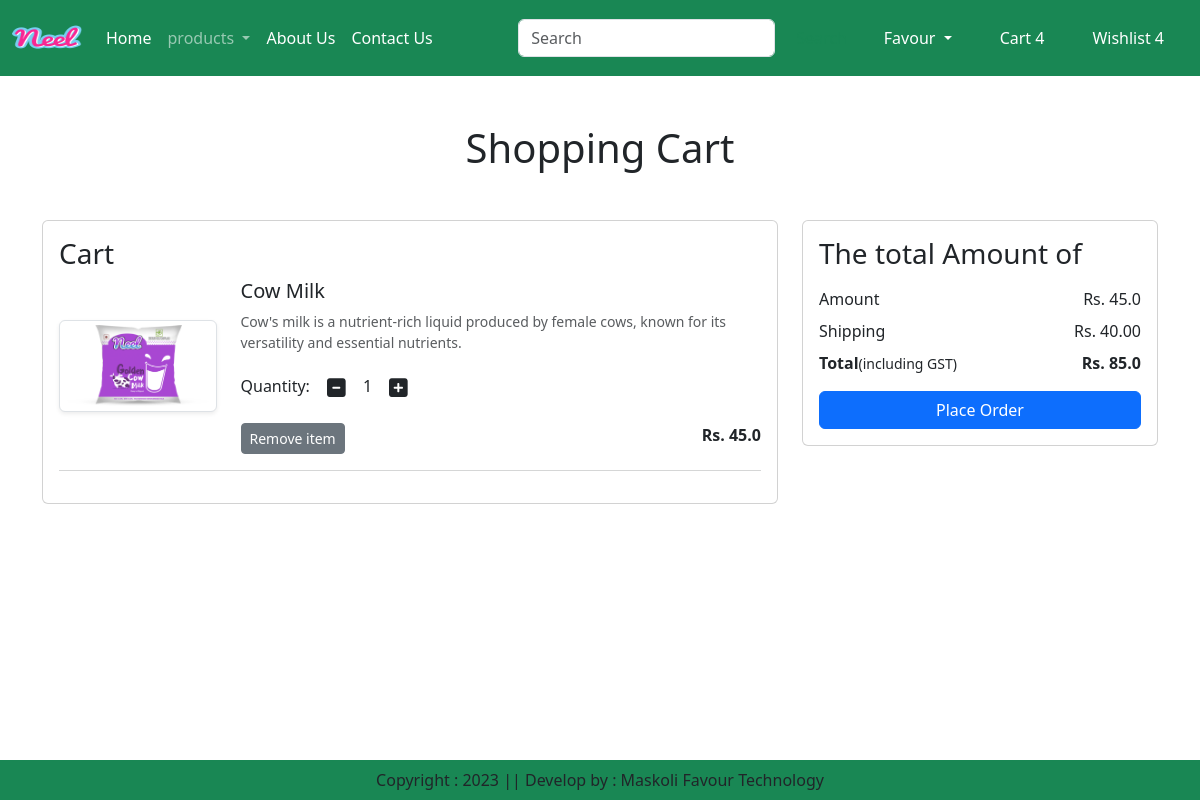
The app's page /cart/ (signed in) with its own data.
### app/models.py (models this page shows, shortened)
class Cart(models.Model):
    user = models.ForeignKey(User,on_delete=models.CASCADE)
    product = models.ForeignKey(Product,on_delete=models.CASCADE)
    quantity = models.PositiveIntegerField(default=1)

class Product(models.Model):
    title = models.CharField(max_length=100)
    selling_price = models.FloatField()
    discounted_price = models.FloatField()
    description = models.TextField()
    composition = models.TextField(default="")
    prodapp = models.TextField(default='')
    category = models.CharField(choices=CATEGORY_CHOICES, max_length=2)
    product_image = models.ImageField(upload_to='product')

### app/views.py (the view)
# urls.py: path('cart/', views.view_cart, name="cartview"),
def view_cart(request):
    user = request.user
    cart = Cart.objects.filter(user=user)
    amount = 0
    for p in cart:
        value = p.quantity * p.product.discounted_price
        amount = amount + value
    totalamount = amount + 40
    return render(request, 'app/addtocart.html',locals())

### app/templates/app/addtocart.html (shortened to what this page needs)
{% extends 'app/base.html' %}
{% load static %}
{% block main-content %}
    <div class="container my-5">
        <div class="row">
            {% if cart %}
            <h1 class='text-center mb-5'>Shopping Cart</h1>
            <div class='col-sm-8'>
                <div class='card'>
                    <div class='card-body'>
                        <h3>Cart</h3>
                        {% for item in cart %}
                        <div class='row'>
                            <div class='col-sm-3 text-center align-self-center'>
                                <img src='{{item.product.product_image.url}}' alt='' scrset='' class='img-fluid img-thumbnail shadow-sm' height='150'>
                            </div>
                            <div class='col-sm-9'>
                                <div>
                                    <h5>{{item.product.title}}</h5>
                                    <p class='mb-2 text-muted small'>{{item.product.description}}</p>
                                    <div class='my-3'>
                                        <label for='quantity'>Quantity:</label>
                                        <a class='minus-cart btn' pid={{item.product.id}}><i class='fas fa-minus-square fa-lg'></i></a>
                                        <span id='quantity'>{{item.quantity}}</span>
                                        <a class='plus-cart btn' pid={{item.product.id}} ><i class='fas fa-plus-square fa-lg'></i></a>
                                    </div>
                                    <div class='d-flex justify-content-between'>
                                        <a href='#' class='remove-cart btn btn-sm btn-secondary mr-3' pid={{item.product.id}}>Remove item</a>
                                        <p class='mb-0'><span><strong>Rs. {{item.product.discounted_price}}</strong></span></p>
                                    </div>
                                </div>
                            </div>
                        </div>
                        <hr class='text-muted'>
                            {% endfor %}
                    </div>
                </div>
            </div>
            <div class='col-sm-4'>
                <div class='card'>
                    <div class='card-body'>
                        <h3>The total Amount of</h3>
                        <ul class='list-group'>
                            <li class='list-group-item d-flex justify-content-between align-items-center border-0 px-0 pb-0'>Amount<span id="amount">Rs. {{amount}}</span></li>
                            <li class='list-group-item d-flex justify-content-between align-items-center border-0 px-0 pb-0'>Shipping<span>Rs. 40.00</span></li>
                            <li class='list-group-item d-flex justify-content-between align-items-center border-0 px-0 pb-0 mb-3'>
                            <div>
                               <strong>Total</strong><small>(including GST)</small>
                            </div>
                            <span id='totalamount'><strong>Rs. {{totalamount}}</strong></span>
                            </li>
                        </ul>
                        <div class='d-grid'><a href='{% url "checkout" %}' class='btn btn-primary'>Place Order</a></div>
                    </div>
                </div>
            </div>
            {% else %}
            <h1 class='text-center mb-5'>Cart is Empty</h1>
            {% endif%}
        </div>
    </div>
{% endblock main-content %}

### records on screen
Cart: product.product_image (picture), product "Cow Milk", product.description "Cow's milk is a nutrient-rich liquid produced by female cows, known for its versatility and essential nutrients.", quantity "1", product.discounted_price "45.0"

### other values on screen
{{ amount }} "45.0"
{{ totalamount }} "85.0"
